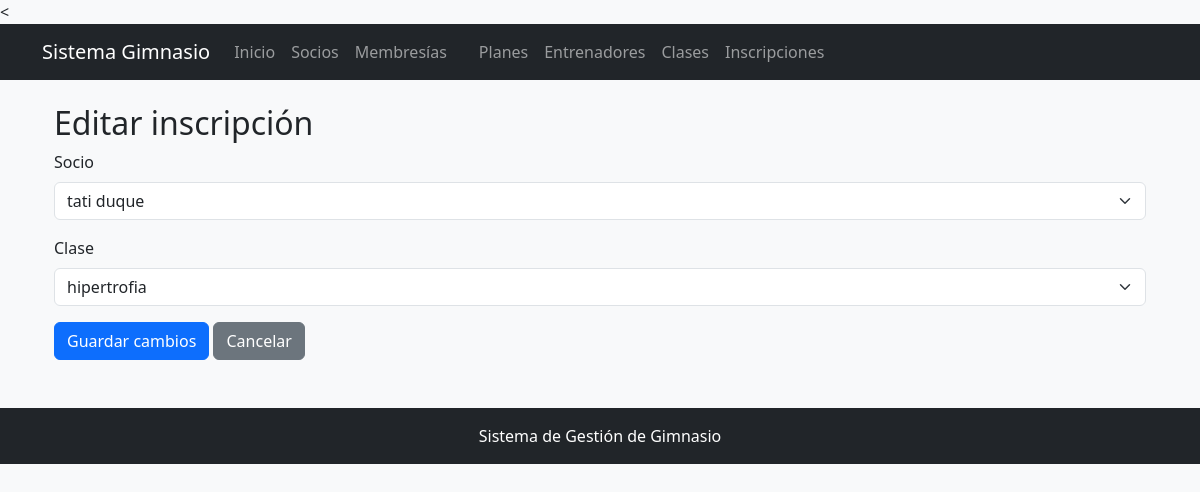
/inscripciones/editar/1/, run on an earlier commit of the app's database.
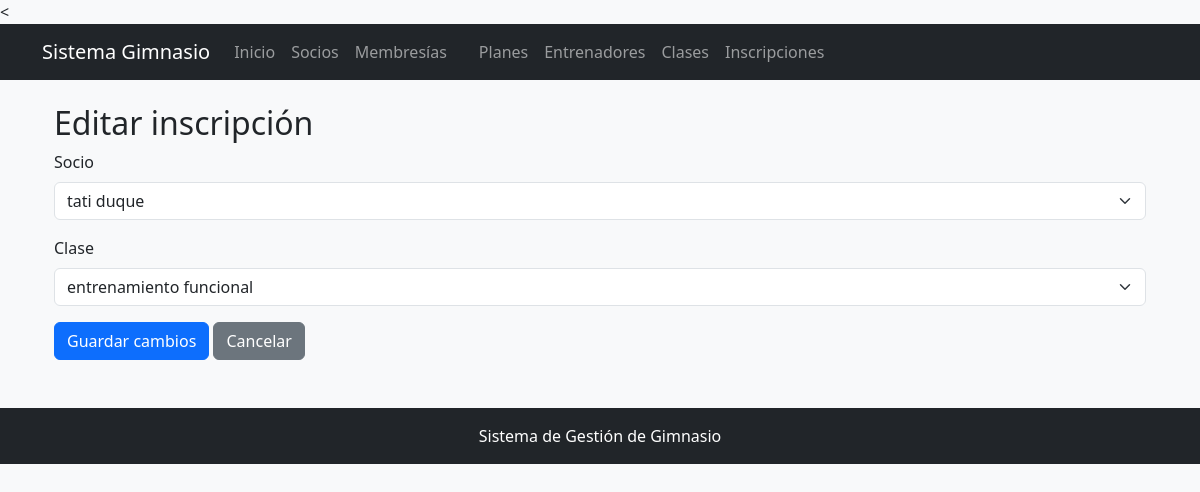
And on a later commit of the database.
### inscripcion/models.py (models this page shows, shortened)
class Inscripcion(models.Model):
    id_inscripcion = models.AutoField(primary_key=True)
    socio = models.ForeignKey(Socio, on_delete=models.CASCADE)
    clase = models.ForeignKey(Clase, on_delete=models.CASCADE)
    fecha_inscripcion = models.DateField(auto_now_add=True)

### clase/models.py (models this page shows, shortened)
class Clase(models.Model):
    id_clase = models.AutoField(primary_key=True)
    nombre = models.CharField(max_length=100)
    horario = models.DateTimeField()
    cupo = models.PositiveIntegerField()
    entrenador = models.ForeignKey(entrenador, on_delete=models.CASCADE )

### socios/models.py (models this page shows, shortened)
class Socio(models.Model):
    id_socio = models.AutoField(primary_key=True)
    documento = models.CharField(max_length=20, unique=True)
    nombres = models.CharField(max_length=100)
    apellidos = models.CharField(max_length=100)
    telefono = models.CharField(max_length=20)
    correo = models.EmailField(unique=True)
    fecha_registro = models.DateField(auto_now_add=True)
    activo = models.BooleanField(default=True)

### inscripcion/views.py (the view)
# urls.py: path('editar/<int:id_inscripcion>/', views.editar_inscripcion, name='editar_inscripcion'),
def editar_inscripcion(request, id_inscripcion):
    inscripcion = get_object_or_404(
        Inscripcion,
        id_inscripcion=id_inscripcion
    )
    if request.method == 'POST':
        inscripcion.socio_id = request.POST.get('socio')
        inscripcion.clase_id = request.POST.get('clase')
        inscripcion.save()
        return redirect('inscripcion:lista_inscripciones')
    socios = Socio.objects.all()
    clases = Clase.objects.all()
    return render(request, 'inscripcion/editar.html', {
        'inscripcion': inscripcion,
        'socios': socios,
        'clases': clases
    })

### templates/inscripcion/editar.html (shortened to what this page needs)
{% extends 'gimnasio/base.html' %}
{% block content %}
<div class="container mt-4">
    <h2>Editar inscripción</h2>
    <form method="POST">
        <div class="mb-3">
            <label class="form-label">Socio</label>
            <select name="socio" class="form-select" required>
                {% for socio in socios %}
                <option value="{{ socio.id_socio }}"
                    {% if socio.id_socio == inscripcion.socio_id %}selected{% endif %}>
                    {{ socio.nombres }} {{ socio.apellidos }}
                </option>
                {% endfor %}
            </select>
        </div>
        <div class="mb-3">
            <label class="form-label">Clase</label>
            <select name="clase" class="form-select" required>
                {% for clase in clases %}
                <option value="{{ clase.id_clase }}"
                    {% if clase.id_clase == inscripcion.clase_id %}selected{% endif %}>
                    {{ clase.nombre }}
                </option>
                {% endfor %}
            </select>
        </div>
        <button type="submit" class="btn btn-primary">
            Guardar cambios
        </button>
        <a href="{% url 'inscripcion:lista_inscripciones' %}"
           class="btn btn-secondary">
            Cancelar
        </a>
    </form>
</div>
{% endblock %}

What changed in the data, as far as the page shows it:
changed Inscripcion "tati duque": clase "hipertrofia" → "entrenamiento funcional"
